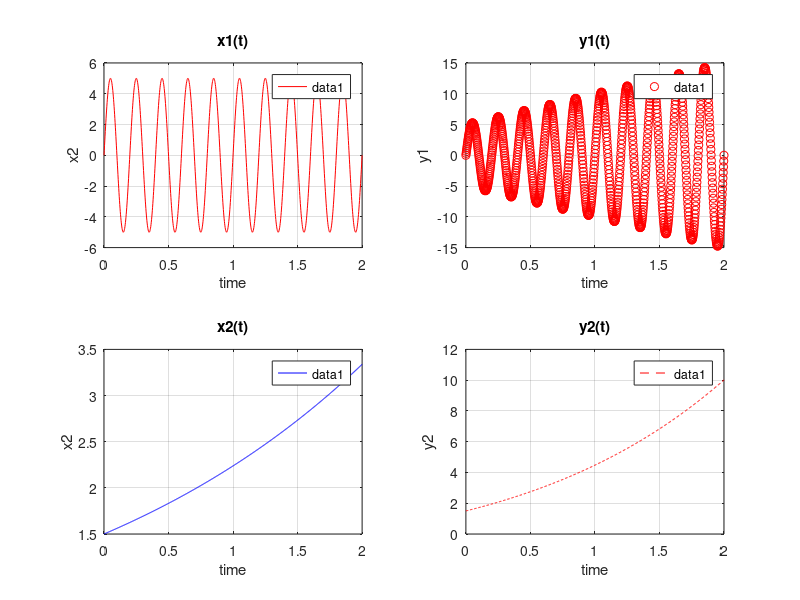
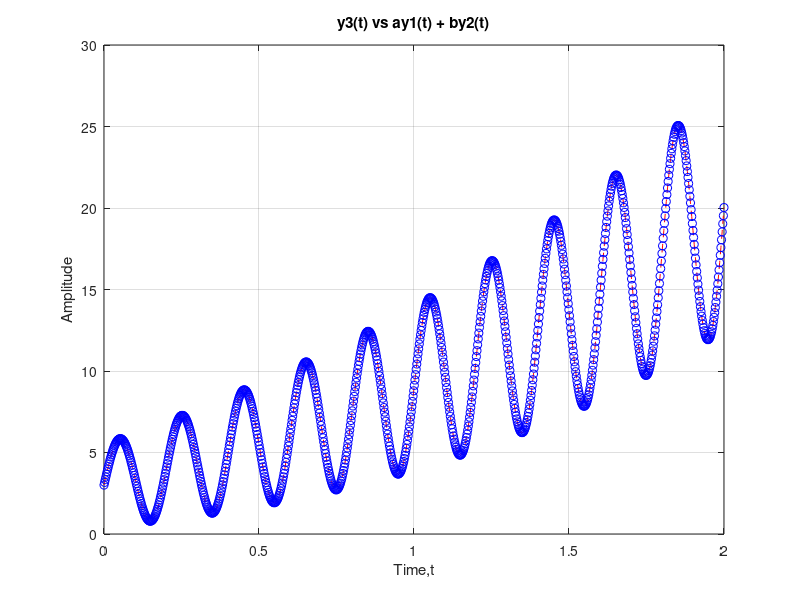
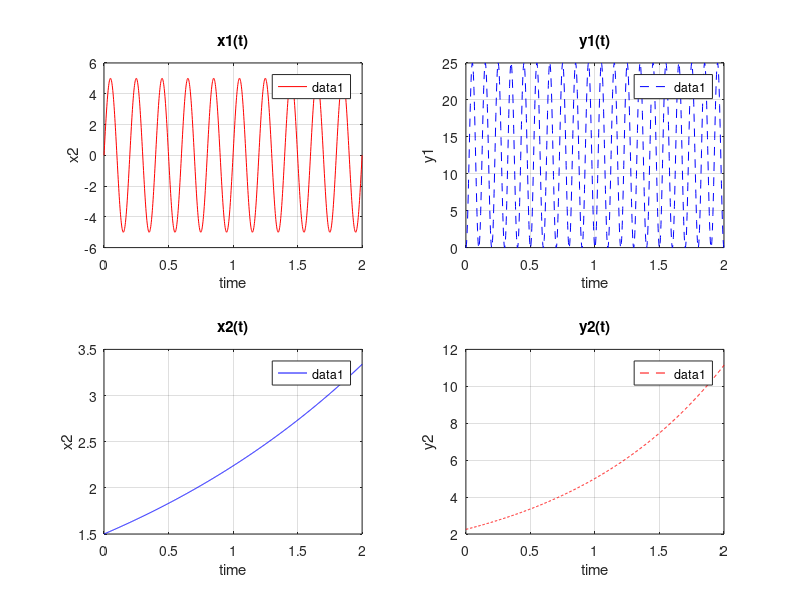
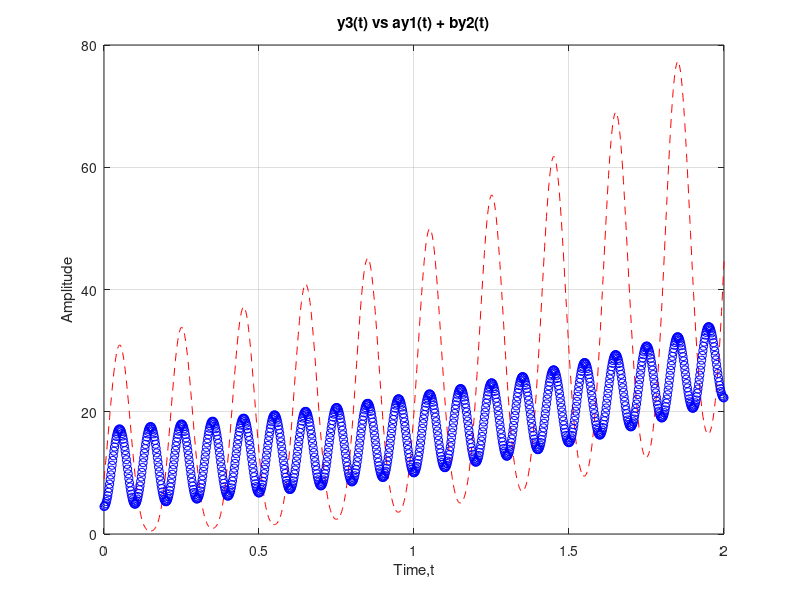

Write the MATLAB code that produced these figures, in order.
close all;
clear variables;
clc;

t1 = linspace(0,2,1000);

x1 = 5*sin(2*pi*5*t1);
x2 = (1.5)*exp((0.4)*t1);
a= 0.5;
b=2;
x3 = a*x1 + b*x2;
y1 = (t1+1).*x1;
y2 = (t1+1).*x2;
y3 = (t1+1).*x3;

sumy3 = (t1+1).*(a*x1 + b*x2);

if sumy3==y3

    disp('linear System');
else
    disp('None linear Syatem');

end    

figure(1);

subplot(2,2,1);
plot(t1,x1,'r');
grid on
title('x1(t)')
xlabel("time");
ylabel("x2");
legend();

subplot(2,2,2);
plot(t1,y1,'ro');
grid on
title('y1(t)')
xlabel("time")
ylabel("y1");
legend();


subplot(2,2,3);
plot(t1,x2,'b');
grid on
title('x2(t)')
xlabel("time")
ylabel("x2");
legend();



subplot(2,2,4);
plot(t1,y2,'r--');
grid on
title('y2(t)')
xlabel("time")
ylabel("y2");
legend();


figure(2)

plot(t1,y3,'r--');
hold on
plot(t1,sumy3,'bo');
grid on
title('y3(t) vs ay1(t) + by2(t)')
xlabel('Time,t');
ylabel('Amplitude');


%%

close all;
clear variables;
clc;

t1 = linspace(0,2,1000);

x1 = 5*sin(2*pi*5*t1);
x2 = (1.5)*exp((0.4)*t1);
a= 0.5;
b=2;
x3 = a*x1 + b*x2;
y1 = x1.*x1;
y2 = x2.*x2;
y3 = x3.*x3;

sumy3 = a*y1 + b*y2;

if sumy3==y3

    disp('linear System');
else
    disp('None linear Syatem');

end    

figure(3);

subplot(2,2,1);
plot(t1,x1,'r');
grid on
title('x1(t)')
xlabel("time");
ylabel("x2");
legend();

subplot(2,2,2);
plot(t1,y1,'b--');
grid on
title('y1(t)')
xlabel("time")
ylabel("y1");
legend();


subplot(2,2,3);
plot(t1,x2,'b');
grid on
title('x2(t)')
xlabel("time")
ylabel("x2");
legend();



subplot(2,2,4);
plot(t1,y2,'r--');
grid on
title('y2(t)')
xlabel("time")
ylabel("y2");
legend();


figure(4)

plot(t1,y3,'r--');
hold on
plot(t1,sumy3,'bo');
grid on
title('y3(t) vs ay1(t) + by2(t)')
xlabel('Time,t');
ylabel('Amplitude');

%%

